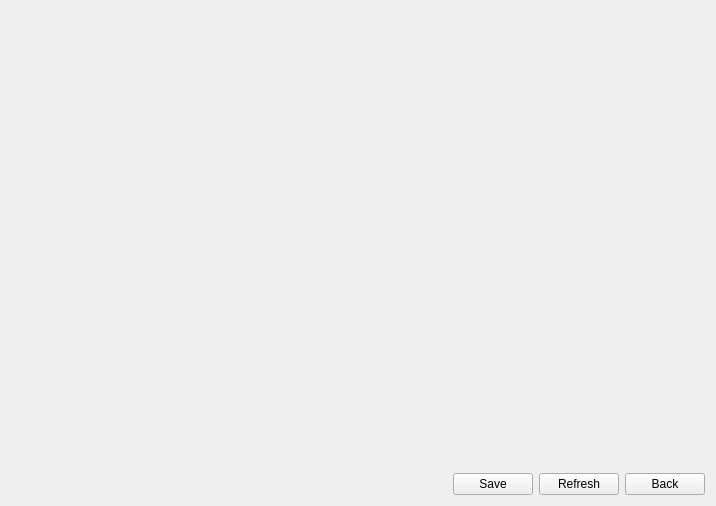
<?xml version="1.0" encoding="UTF-8"?>
<ui version="4.0">
 <class>DiskStatus</class>
 <widget class="QWidget" name="DiskStatus">
  <property name="geometry">
   <rect>
    <x>0</x>
    <y>0</y>
    <width>716</width>
    <height>506</height>
   </rect>
  </property>
  <property name="windowTitle">
   <string>Form</string>
  </property>
  <layout class="QVBoxLayout" name="verticalLayout">
   <item>
    <widget class="TabBar" name="widget_tab" native="true">
     <property name="minimumSize">
      <size>
       <width>0</width>
       <height>30</height>
      </size>
     </property>
    </widget>
   </item>
   <item>
    <widget class="QStackedWidget" name="stackedWidget">
     <widget class="TabDiskStatus" name="page_disk"/>
     <widget class="TabSmartStatus" name="page_smart"/>
     <widget class="TabDiskHealthDetection" name="page_health"/>
    </widget>
   </item>
   <item>
    <layout class="QHBoxLayout" name="horizontalLayout">
     <item>
      <spacer name="horizontalSpacer">
       <property name="orientation">
        <enum>Qt::Horizontal</enum>
       </property>
       <property name="sizeHint" stdset="0">
        <size>
         <width>40</width>
         <height>20</height>
        </size>
       </property>
      </spacer>
     </item>
     <item>
      <widget class="QPushButton" name="pushButtonSave">
       <property name="text">
        <string>Save</string>
       </property>
      </widget>
     </item>
     <item>
      <widget class="QPushButton" name="pushButton_refresh">
       <property name="text">
        <string>Refresh</string>
       </property>
      </widget>
     </item>
     <item>
      <widget class="QPushButton" name="pushButton_back">
       <property name="text">
        <string>Back</string>
       </property>
      </widget>
     </item>
    </layout>
   </item>
  </layout>
 </widget>
 <customwidgets>
  <customwidget>
   <class>TabBar</class>
   <extends>QWidget</extends>
   <header>tabbar.h</header>
   <container>1</container>
  </customwidget>
  <customwidget>
   <class>TabDiskStatus</class>
   <extends>QWidget</extends>
   <header>TabDiskStatus.h</header>
   <container>1</container>
  </customwidget>
  <customwidget>
   <class>TabSmartStatus</class>
   <extends>QWidget</extends>
   <header>TabSmartStatus.h</header>
   <container>1</container>
  </customwidget>
  <customwidget>
   <class>TabDiskHealthDetection</class>
   <extends>QWidget</extends>
   <header>TabDiskHealthDetection.h</header>
   <container>1</container>
  </customwidget>
 </customwidgets>
 <resources/>
 <connections/>
</ui>
